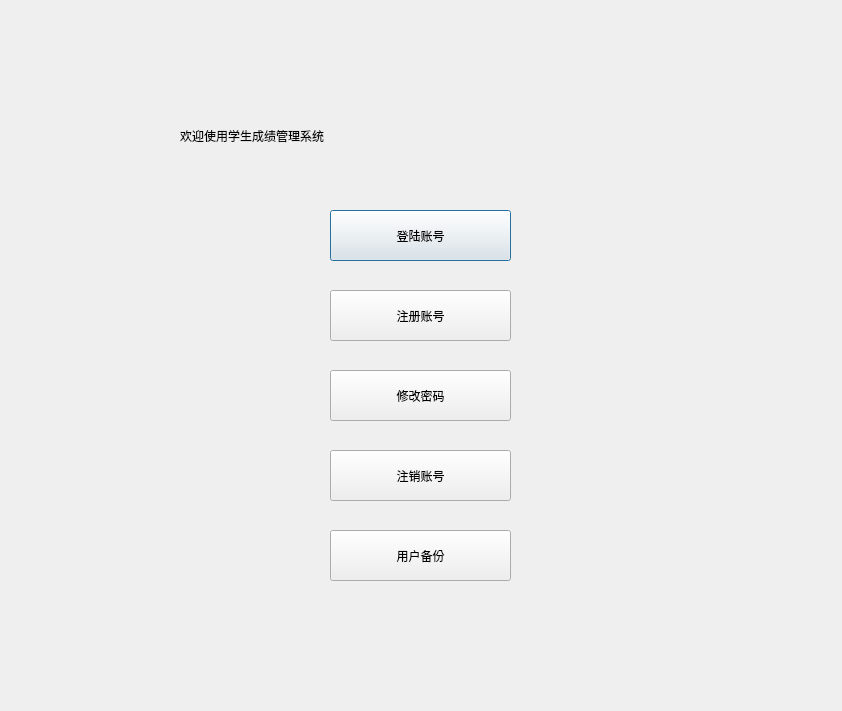
<?xml version="1.0" encoding="UTF-8"?>
<ui version="4.0">
 <class>mainWindow</class>
 <widget class="QDialog" name="mainWindow">
  <property name="geometry">
   <rect>
    <x>0</x>
    <y>0</y>
    <width>842</width>
    <height>711</height>
   </rect>
  </property>
  <property name="minimumSize">
   <size>
    <width>842</width>
    <height>711</height>
   </size>
  </property>
  <property name="maximumSize">
   <size>
    <width>842</width>
    <height>711</height>
   </size>
  </property>
  <property name="focusPolicy">
   <enum>Qt::NoFocus</enum>
  </property>
  <property name="windowTitle">
   <string>Dialog</string>
  </property>
  <property name="autoFillBackground">
   <bool>false</bool>
  </property>
  <property name="styleSheet">
   <string notr="true">background-image: url(:/images/background.jpg);</string>
  </property>
  <widget class="QPushButton" name="LoginBotton">
   <property name="geometry">
    <rect>
     <x>330</x>
     <y>210</y>
     <width>181</width>
     <height>51</height>
    </rect>
   </property>
   <property name="cursor">
    <cursorShape>PointingHandCursor</cursorShape>
   </property>
   <property name="styleSheet">
    <string notr="true">font: 14pt &quot;楷体&quot;;</string>
   </property>
   <property name="text">
    <string>登陆账号</string>
   </property>
  </widget>
  <widget class="QPushButton" name="registerBotton">
   <property name="geometry">
    <rect>
     <x>330</x>
     <y>290</y>
     <width>181</width>
     <height>51</height>
    </rect>
   </property>
   <property name="cursor">
    <cursorShape>PointingHandCursor</cursorShape>
   </property>
   <property name="styleSheet">
    <string notr="true">font: 14pt &quot;楷体&quot;;</string>
   </property>
   <property name="text">
    <string>注册账号</string>
   </property>
  </widget>
  <widget class="QPushButton" name="changePsw">
   <property name="geometry">
    <rect>
     <x>330</x>
     <y>370</y>
     <width>181</width>
     <height>51</height>
    </rect>
   </property>
   <property name="cursor">
    <cursorShape>PointingHandCursor</cursorShape>
   </property>
   <property name="styleSheet">
    <string notr="true">font: 14pt &quot;楷体&quot;;</string>
   </property>
   <property name="text">
    <string>修改密码</string>
   </property>
  </widget>
  <widget class="QPushButton" name="deleteBotton">
   <property name="geometry">
    <rect>
     <x>330</x>
     <y>450</y>
     <width>181</width>
     <height>51</height>
    </rect>
   </property>
   <property name="cursor">
    <cursorShape>PointingHandCursor</cursorShape>
   </property>
   <property name="styleSheet">
    <string notr="true">font: 14pt &quot;楷体&quot;;</string>
   </property>
   <property name="text">
    <string>注销账号</string>
   </property>
  </widget>
  <widget class="QLabel" name="welcome">
   <property name="geometry">
    <rect>
     <x>180</x>
     <y>100</y>
     <width>481</width>
     <height>71</height>
    </rect>
   </property>
   <property name="styleSheet">
    <string notr="true">font: 24pt &quot;隶书&quot;;</string>
   </property>
   <property name="frameShape">
    <enum>QFrame::NoFrame</enum>
   </property>
   <property name="text">
    <string>欢迎使用学生成绩管理系统</string>
   </property>
  </widget>
  <widget class="QPushButton" name="backups">
   <property name="geometry">
    <rect>
     <x>330</x>
     <y>530</y>
     <width>181</width>
     <height>51</height>
    </rect>
   </property>
   <property name="cursor">
    <cursorShape>PointingHandCursor</cursorShape>
   </property>
   <property name="styleSheet">
    <string notr="true">font: 14pt &quot;楷体&quot;;</string>
   </property>
   <property name="text">
    <string>用户备份</string>
   </property>
  </widget>
 </widget>
 <resources/>
 <connections/>
</ui>
